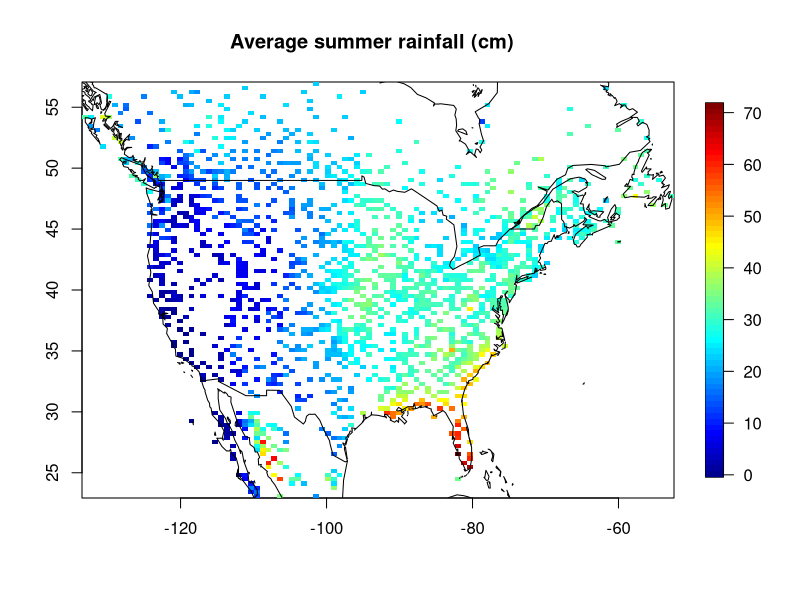
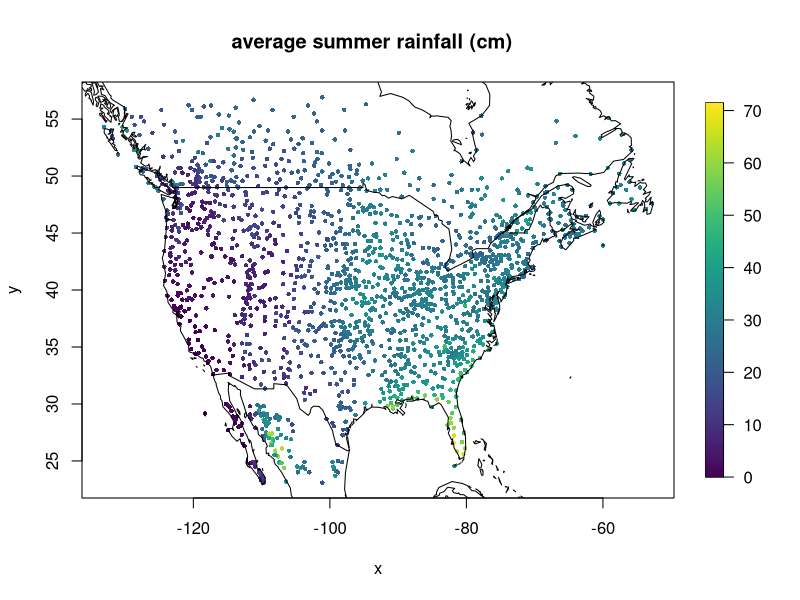
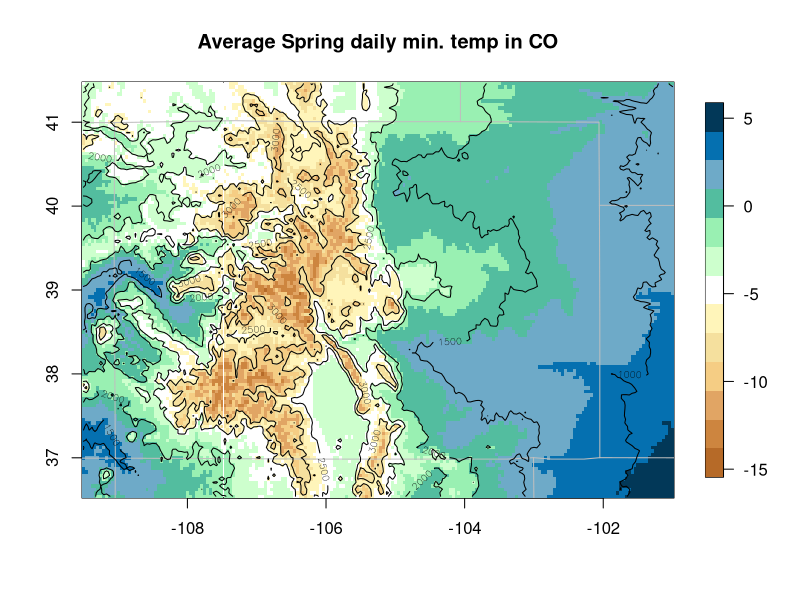
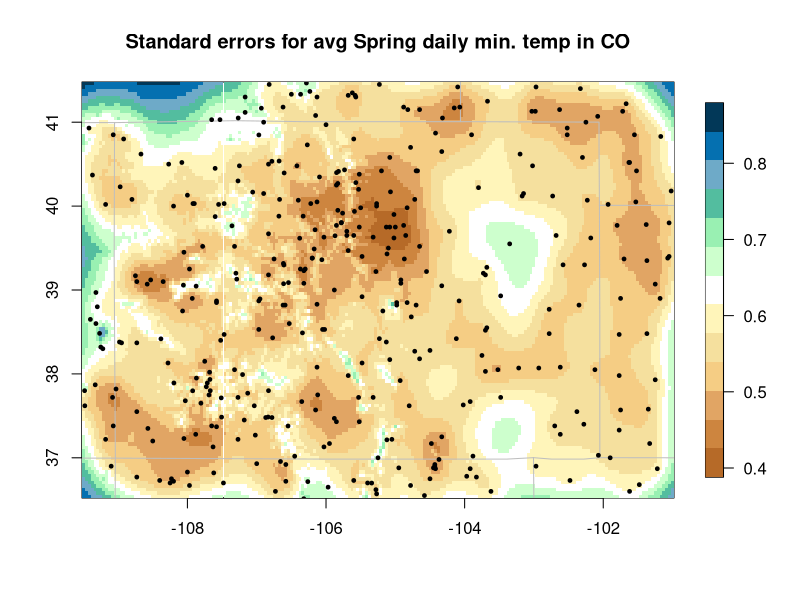
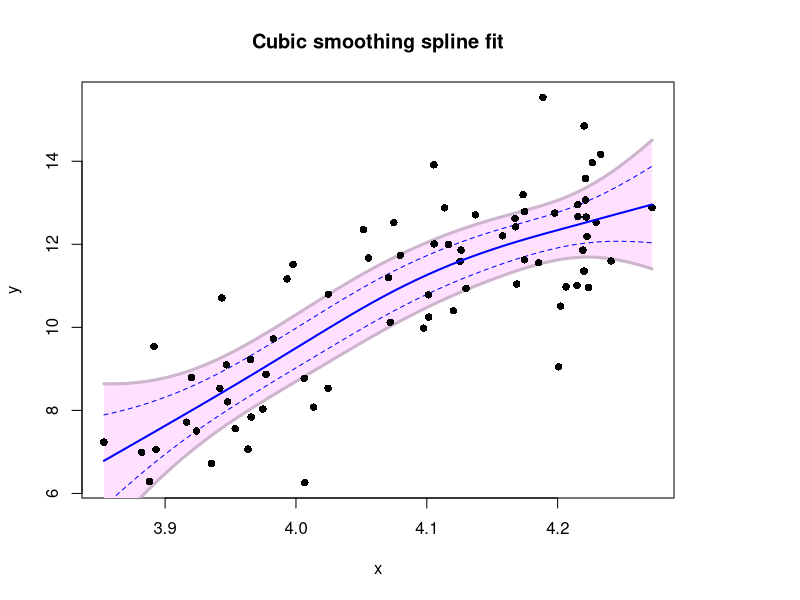

Recreate these plots in R, in order.
## ---- chunk 1
suppressMessages(library(fields))
## ---- chunk 2
knitr::opts_chunk$set(echo = TRUE, cache=TRUE)
library(fields)
## ---- chunk 3
library(fields)
data(NorthAmericanRainfall)
x<- cbind(NorthAmericanRainfall$longitude, NorthAmericanRainfall$latitude)
y<- NorthAmericanRainfall$precip
quilt.plot(x, (y/100), nx=100, ny=100)
world(add=TRUE)
title("Average summer rainfall (cm)  ")
## ---- chunk 4
bubblePlot(x,(y/100), 
           size=.6,  highlight = FALSE)
world(add=TRUE)
title("average summer rainfall (cm)  ")
## ---- chunk 5
data( COmonthlyMet)
# predicting average daily minimum temps for spring in Colorado
obj<- spatialProcess( CO.loc, CO.tmin.MAM.climate, Z= CO.elev)
out.p<-predictSurface.Krig( obj, grid.list=CO.Grid, ZGrid= CO.elevGrid, extrap=TRUE)

image.plot( out.p, col=larry.colors())
US(add=TRUE, col="grey")
contour( CO.elevGrid, add=TRUE, levels=seq(1000,3000,,5), col="black")
title("Average Spring daily min. temp in CO")
## ---- chunk 6
out.p<-predictSurfaceSE( obj, grid.list=CO.Grid, ZGrid= CO.elevGrid, extrap=TRUE) #ZGrid= CO.elevGrid
# error drop.Z not supported ??
imagePlot( out.p, col=larry.colors())
US(add=TRUE, col="grey")
points(CO.loc[,1], CO.loc[,2],  pch=19, cex=.5)
title("Standard errors for avg Spring daily min. temp in CO")
## ---- chunk 7
data("WorldBankCO2")
x <- log(WorldBankCO2[,'Pop.mid'])
y <- log(WorldBankCO2[,'CO2.cap'])

# fit a cubic smoohting spline using cross-validation 
out <- Tps(x,y)
## ---- chunk 8
N<- 50
xgrid<- seq(  min( out$x), max( out$x),length.out=N)
fhat<- predict( out,xgrid)

plot(x,y, type="n")
title('Cubic smoothing spline fit')
SE<- predictSE( out, xgrid)
# Bonferonni bound
B<- qnorm( .025/N, lower.tail = FALSE )
B
envelopePlot( xgrid,fhat + B* SE, xgrid, fhat - B*SE)
lines( xgrid, fhat + 1.96* SE, col="blue", lty=2)
lines( xgrid, fhat - 1.96* SE, col="blue", lty=2)
points( x,y, pch=16)
lines( xgrid, fhat, col="blue", lwd=2)
